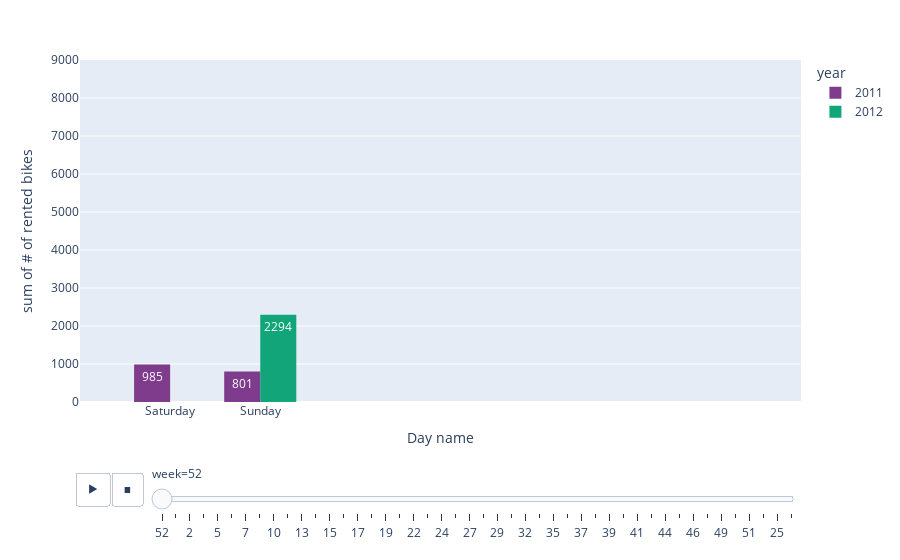

Notebook code cell kept with this figure:
### Code cell
px.histogram(
    data_frame=bike,
    x="weekday_name",
    y="count",
    color="year",
    color_discrete_sequence=px.colors.qualitative.Bold,
    barmode="group",
    labels={
        "count": "# of rented bikes",
        "weekday_name": "Day name"
    },
    animation_frame="week",
    range_y=[0,9000],
    range_x=[-1,7],
    text_auto=True
    )

### Figure 1 — Plotly figure (JSON) as saved in the notebook; plotly's stock layout.template omitted (floating-point values rounded to 4 significant figures)
{"data": [{"alignmentgroup": "True", "bingroup": "x", "histfunc": "sum", "hovertemplate": "year=2011<br>week=52<br>Day name=%{x}<br>sum of # of rented bikes=%{y}<extra></extra>", "legendgroup": "2011", "marker": {"color": "rgb(127, 60, 141)", "pattern": {"shape": ""}}, "name": "2011", "offsetgroup": "2011", "orientation": "v", "showlegend": true, "texttemplate": "%{value}", "type": "histogram", "x": ["Saturday", "Saturday", "Saturday", "Saturday", "Saturday", "Saturday", "Saturday", "Saturday", "Saturday", "Saturday", "Saturday", "Saturday", "Saturday", "Saturday", "Saturday", "Saturday", "Saturday", "Saturday", "Saturday", "Saturday", "Saturday", "Saturday", "Saturday", "Saturday", "Sunday", "Sunday", "Sunday", "Sunday", "Sunday", "Sunday", "Sunday", "Sunday", "Sunday", "Sunday", "Sunday", "Sunday", "Sunday", "Sunday", "Sunday", "Sunday", "Sunday", "Sunday", "Sunday", "Sunday", "Sunday", "Sunday", "Sunday"], "xaxis": "x", "y": [16, 40, 32, 13, 1, 1, 2, 3, 8, 14, 36, 56, 84, 94, 106, 110, 93, 67, 35, 37, 36, 34, 28, 39, 17, 17, 9, 6, 3, 2, 1, 8, 20, 53, 70, 93, 75, 59, 74, 76, 65, 53, 30, 22, 31, 9, 8], "yaxis": "y"}, {"alignmentgroup": "True", "bingroup": "x", "histfunc": "sum", "hovertemplate": "year=2012<br>week=52<br>Day name=%{x}<br>sum of # of rented bikes=%{y}<extra></extra>", "legendgroup": "2012", "marker": {"color": "rgb(17, 165, 121)", "pattern": {"shape": ""}}, "name": "2012", "offsetgroup": "2012", "orientation": "v", "showlegend": true, "texttemplate": "%{value}", "type": "histogram", "x": ["Sunday", "Sunday", "Sunday", "Sunday", "Sunday", "Sunday", "Sunday", "Sunday", "Sunday", "Sunday", "Sunday", "Sunday", "Sunday", "Sunday", "Sunday", "Sunday", "Sunday", "Sunday", "Sunday", "Sunday", "Sunday", "Sunday", "Sunday", "Sunday"], "xaxis": "x", "y": [48, 93, 75, 52, 8, 5, 2, 7, 14, 40, 70, 138, 201, 223, 267, 265, 215, 111, 106, 105, 83, 71, 66, 29], "yaxis": "y"}], "layout": {"barmode": "group", "legend": {"title": {"text": "year"}, "tracegroupgap": 0}, "margin": {"t": 60}, "sliders": [{"active": 0, "currentvalue": {"prefix": "week="}, "len": 0.9, "pad": {"b": 10, "t": 60}, "steps": [{"args": [["52"], {"frame": {"duration": 0, "redraw": true}, "fromcurrent": true, "mode": "immediate", "transition": {"duration": 0, "easing": "linear"}}], "label": "52", "method": "animate"}, {"args": [["1"], {"frame": {"duration": 0, "redraw": true}, "fromcurrent": true, "mode": "immediate", "transition": {"duration": 0, "easing": "linear"}}], "label": "1", "method": "animate"}, {"args": [["2"], {"frame": {"duration": 0, "redraw": true}, "fromcurrent": true, "mode": "immediate", "transition": {"duration": 0, "easing": "linear"}}], "label": "2", "method": "animate"}, {"args": [["3"], {"frame": {"duration": 0, "redraw": true}, "fromcurrent": true, "mode": "immediate", "transition": {"duration": 0, "easing": "linear"}}], "label": "3", "method": "animate"}, {"args": [["5"], {"frame": {"duration": 0, "redraw": true}, "fromcurrent": true, "mode": "immediate", "transition": {"duration": 0, "easing": "linear"}}], "label": "5", "method": "animate"}, {"args": [["6"], {"frame": {"duration": 0, "redraw": true}, "fromcurrent": true, "mode": "immediate", "transition": {"duration": 0, "easing": "linear"}}], "label": "6", "method": "animate"}, {"args": [["7"], {"frame": {"duration": 0, "redraw": true}, "fromcurrent": true, "mode": "immediate", "transition": {"duration": 0, "easing": "linear"}}], "label": "7", "method": "animate"}, {"args": [["9"], {"frame": {"duration": 0, "redraw": true}, "fromcurrent": true, "mode": "immediate", "transition": {"duration": 0, "easing": "linear"}}], "label": "9", "method": "animate"}, {"args": [["10"], {"frame": {"duration": 0, "redraw": true}, "fromcurrent": true, "mode": "immediate", "transition": {"duration": 0, "easing": "linear"}}], "label": "10", "method": "animate"}, {"args": [["11"], {"frame": {"duration": 0, "redraw": true}, "fromcurrent": true, "mode": "immediate", "transition": {"duration": 0, "easing": "linear"}}], "label": "11", "method": "animate"}, {"args": [["13"], {"frame": {"duration": 0, "redraw": true}, "fromcurrent": true, "mode": "immediate", "transition": {"duration": 0, "easing": "linear"}}], "label": "13", "method": "animate"}, {"args": [["14"], {"frame": {"duration": 0, "redraw": true}, "fromcurrent": true, "mode": "immediate", "transition": {"duration": 0, "easing": "linear"}}], "label": "14", "method": "animate"}, {"args": [["15"], {"frame": {"duration": 0, "redraw": true}, "fromcurrent": true, "mode": "immediate", "transition": {"duration": 0, "easing": "linear"}}], "label": "15", "method": "animate"}, {"args": [["16"], {"frame": {"duration": 0, "redraw": true}, "fromcurrent": true, "mode": "immediate", "transition": {"duration": 0, "easing": "linear"}}], "label": "16", "method": "animate"}, {"args": [["17"], {"frame": {"duration": 0, "redraw": true}, "fromcurrent": true, "mode": "immediate", "transition": {"duration": 0, "easing": "linear"}}], "label": "17", "method": "animate"}, {"args": [["18"], {"frame": {"duration": 0, "redraw": true}, "fromcurrent": true, "mode": "immediate", "transition": {"duration": 0, "easing": "linear"}}], "label": "18", "method": "animate"}, {"args": [["19"], {"frame": {"duration": 0, "redraw": true}, "fromcurrent": true, "mode": "immediate", "transition": {"duration": 0, "easing": "linear"}}], "label": "19", "method": "animate"}, {"args": [["20"], {"frame": {"duration": 0, "redraw": true}, "fromcurrent": true, "mode": "immediate", "transition": {"duration": 0, "easing": "linear"}}], "label": "20", "method": "animate"}, {"args": [["22"], {"frame": {"duration": 0, "redraw": true}, "fromcurrent": true, "mode": "immediate", "transition": {"duration": 0, "easing": "linear"}}], "label": "22", "method": "animate"}, {"args": [["23"], {"frame": {"duration": 0, "redraw": true}, "fromcurrent": true, "mode": "immediate", "transition": {"duration": 0, "easing": "linear"}}], "label": "23", "method": "animate"}, {"args": [["24"], {"frame": {"duration": 0, "redraw": true}, "fromcurrent": true, "mode": "immediate", "transition": {"duration": 0, "easing": "linear"}}], "label": "24", "method": "animate"}, {"args": [["26"], {"frame": {"duration": 0, "redraw": true}, "fromcurrent": true, "mode": "immediate", "transition": {"duration": 0, "easing": "linear"}}], "label": "26", "method": "animate"}, {"args": [["27"], {"frame": {"duration": 0, "redraw": true}, "fromcurrent": true, "mode": "immediate", "transition": {"duration": 0, "easing": "linear"}}], "label": "27", "method": "animate"}, {"args": [["28"], {"frame": {"duration": 0, "redraw": true}, "fromcurrent": true, "mode": "immediate", "transition": {"duration": 0, "easing": "linear"}}], "label": "28", "method": "animate"}, {"args": [["29"], {"frame": {"duration": 0, "redraw": true}, "fromcurrent": true, "mode": "immediate", "transition": {"duration": 0, "easing": "linear"}}], "label": "29", "method": "animate"}, {"args": [["31"], {"frame": {"duration": 0, "redraw": true}, "fromcurrent": true, "mode": "immediate", "transition": {"duration": 0, "easing": "linear"}}], "label": "31", "method": "animate"}, {"args": [["32"], {"frame": {"duration": 0, "redraw": true}, "fromcurrent": true, "mode": "immediate", "transition": {"duration": 0, "easing": "linear"}}], "label": "32", "method": "animate"}, {"args": [["33"], {"frame": {"duration": 0, "redraw": true}, "fromcurrent": true, "mode": "immediate", "transition": {"duration": 0, "easing": "linear"}}], "label": "33", "method": "animate"}, {"args": [["35"], {"frame": {"duration": 0, "redraw": true}, "fromcurrent": true, "mode": "immediate", "transition": {"duration": 0, "easing": "linear"}}], "label": "35", "method": "animate"}, {"args": [["36"], {"frame": {"duration": 0, "redraw": true}, "fromcurrent": true, "mode": "immediate", "transition": {"duration": 0, "easing": "linear"}}], "label": "36", "method": "animate"}, {"args": [["37"], {"frame": {"duration": 0, "redraw": true}, "fromcurrent": true, "mode": "immediate", "transition": {"duration": 0, "easing": "linear"}}], "label": "37", "method": "animate"}, {"args": [["38"], {"frame": {"duration": 0, "redraw": true}, "fromcurrent": true, "mode": "immediate", "transition": {"duration": 0, "easing": "linear"}}], "label": "38", "method": "animate"}, {"args": [["39"], {"frame": {"duration": 0, "redraw": true}, "fromcurrent": true, "mode": "immediate", "transition": {"duration": 0, "easing": "linear"}}], "label": "39", "method": "animate"}, {"args": [["40"], {"frame": {"duration": 0, "redraw": true}, "fromcurrent": true, "mode": "immediate", "transition": {"duration": 0, "easing": "linear"}}], "label": "40", "method": "animate"}, {"args": [["41"], {"frame": {"duration": 0, "redraw": true}, "fromcurrent": true, "mode": "immediate", "transition": {"duration": 0, "easing": "linear"}}], "label": "41", "method": "animate"}, {"args": [["42"], {"frame": {"duration": 0, "redraw": true}, "fromcurrent": true, "mode": "immediate", "transition": {"duration": 0, "easing": "linear"}}], "label": "42", "method": "animate"}, {"args": [["44"], {"frame": {"duration": 0, "redraw": true}, "fromcurrent": true, "mode": "immediate", "transition": {"duration": 0, "easing": "linear"}}], "label": "44", "method": "animate"}, {"args": [["45"], {"frame": {"duration": 0, "redraw": true}, "fromcurrent": true, "mode": "immediate", "transition": {"duration": 0, "easing": "linear"}}], "label": "45", "method": "animate"}, {"args": [["46"], {"frame": {"duration": 0, "redraw": true}, "fromcurrent": true, "mode": "immediate", "transition": {"duration": 0, "easing": "linear"}}], "label": "46", "method": "animate"}, {"args": [["48"], {"frame": {"duration": 0, "redraw": true}, "fromcurrent": true, "mode": "immediate", "transition": {"duration": 0, "easing": "linear"}}], "label": "48", "method": "animate"}, {"args": [["49"], {"frame": {"duration": 0, "redraw": true}, "fromcurrent": true, "mode": "immediate", "transition": {"duration": 0, "easing": "linear"}}], "label": "49", "method": "animate"}, {"args": [["50"], {"frame": {"duration": 0, "redraw": true}, "fromcurrent": true, "mode": "immediate", "transition": {"duration": 0, "easing": "linear"}}], "label": "50", "method": "animate"}, {"args": [["51"], {"frame": {"duration": 0, "redraw": true}, "fromcurrent": true, "mode": "immediate", "transition": {"duration": 0, "easing": "linear"}}], "label": "51", "method": "animate"}, {"args": [["12"], {"frame": {"duration": 0, "redraw": true}, "fromcurrent": true, "mode": "immediate", "transition": {"duration": 0, "easing": "linear"}}], "label": "12", "method": "animate"}, {"args": [["25"], {"frame": {"duration": 0, "redraw": true}, "fromcurrent": true, "mode": "immediate", "transition": {"duration": 0, "easing": "linear"}}], "label": "25", "method": "animate"}, {"args": [["47"], {"frame": {"duration": 0, "redraw": true}, "fromcurrent": true, "mode": "immediate", "transition": {"duration": 0, "easing": "linear"}}], "label": "47", "method": "animate"}], "x": 0.1, "xanchor": "left", "y": 0, "yanchor": "top"}], "updatemenus": [{"buttons": [{"args": [null, {"frame": {"duration": 500, "redraw": true}, "fromcurrent": true, "mode": "immediate", "transition": {"duration": 500, "easing": "linear"}}], "label": "&#9654;", "method": "animate"}, {"args": [[null], {"frame": {"duration": 0, "redraw": true}, "fromcurrent": true, "mode": "immediate", "transition": {"duration": 0, "easing": "linear"}}], "label": "&#9724;", "method": "animate"}], "direction": "left", "pad": {"r": 10, "t": 70}, "showactive": false, "type": "buttons", "x": 0.1, "xanchor": "right", "y": 0, "yanchor": "top"}], "xaxis": {"anchor": "y", "domain": [0, 1], "range": [-1, 7], "title": {"text": "Day name"}}, "yaxis": {"anchor": "x", "domain": [0, 1], "range": [0, 9000], "title": {"text": "sum of # of rented bikes"}}}}
